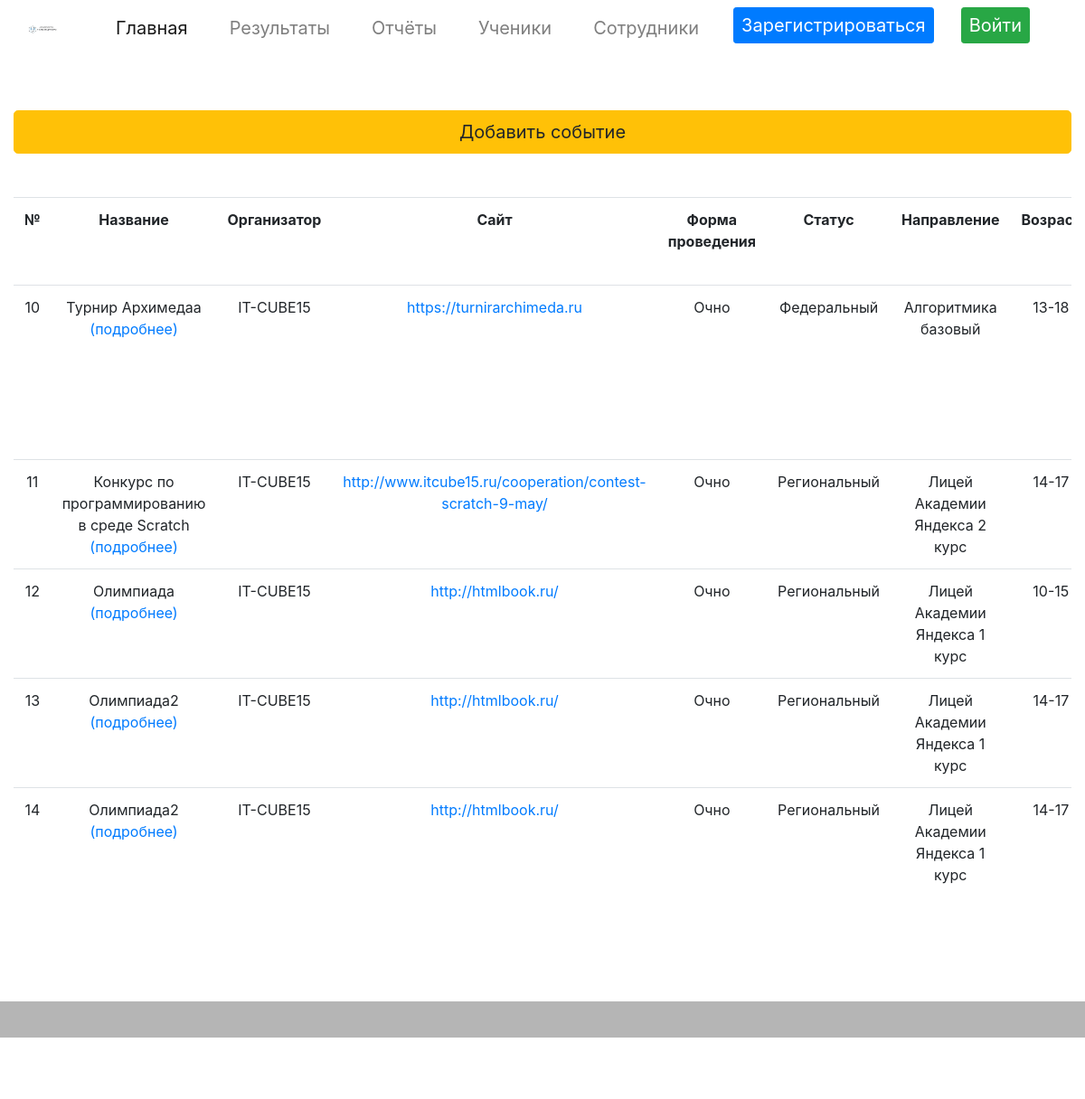
The page / on the database its author committed.
### data/event.py (models this page shows)
class Event(SqlAlchemyBase, UserMixin, SerializerMixin):
    __tablename__ = 'Event'
    id = sqlalchemy.Column(sqlalchemy.Integer,
                           primary_key=True, autoincrement=True)
    Name_of_event = sqlalchemy.Column(sqlalchemy.String, nullable=True)
    Organizer = sqlalchemy.Column(sqlalchemy.String, nullable=True)
    Description = sqlalchemy.Column(sqlalchemy.Text)
    Website = sqlalchemy.Column(sqlalchemy.String, nullable=True)
    Link_to_position = sqlalchemy.Column(sqlalchemy.String, nullable=True)
    Link_to_regestration = sqlalchemy.Column(sqlalchemy.String, nullable=True)
    Form_of_holding = sqlalchemy.Column(sqlalchemy.Integer, sqlalchemy.ForeignKey("Form_of_holding.id"), nullable=True)
    Status = sqlalchemy.Column(sqlalchemy.Integer, sqlalchemy.ForeignKey("Status.id"), nullable=True)
    Direction = sqlalchemy.Column(sqlalchemy.Integer, sqlalchemy.ForeignKey("Directions.id"), nullable=True)
    Age = sqlalchemy.Column(sqlalchemy.String, nullable=True)
    Class = sqlalchemy.Column(sqlalchemy.String, nullable=True)
    Note = sqlalchemy.Column(sqlalchemy.Text)
    Number_of_participants = sqlalchemy.Column(sqlalchemy.Integer, nullable=True)
    direction = orm.relation('Directions')
    participation_employees = orm.relation("Participation_employees", back_populates='event')
    stage_events = orm.relation("Stages_Events", back_populates='event')

class Form_of_Holding(SqlAlchemyBase, UserMixin, SerializerMixin):
    __tablename__ = 'Form_of_holding'
    id = sqlalchemy.Column(sqlalchemy.Integer, primary_key=True, autoincrement=True)
    Form = sqlalchemy.Column(sqlalchemy.String, nullable=True)

class Status(SqlAlchemyBase, UserMixin, SerializerMixin):
    __tablename__ = 'Status'
    id = sqlalchemy.Column(sqlalchemy.Integer, primary_key=True, autoincrement=True)
    Status_name = sqlalchemy.Column(sqlalchemy.String, nullable=True)

### data/direction.py (models this page shows)
class Directions(SqlAlchemyBase, UserMixin, SerializerMixin):
    __tablename__ = 'Directions'
    id = sqlalchemy.Column(sqlalchemy.Integer, primary_key=True, autoincrement=True)
    Direction = sqlalchemy.Column(sqlalchemy.String, nullable=True)
    Note = sqlalchemy.Column(sqlalchemy.Text)
    studies_it_cube = orm.relation("Studies_it_cube", back_populates='direction')
    event = orm.relation("Event", back_populates='direction')

### main.py (the view)
@app.route("/index")
@app.route("/")
def index():
    db_sess = db_session.create_session()
    events = db_sess.query(Event).all()
    empls_partic = db_sess.query(Participation_employees).all()
    empls = db_sess.query(Employees).all()
    status = db_sess.query(Status).all()
    form_of_hold = db_sess.query(Form_of_Holding).all()
    direct = db_sess.query(Directions).all()
    return render_template("index.html", events=events, status=status,
                           form_of_hold=form_of_hold,
                           direct=direct)

### data/db_session.py (called while the page is built)
def create_session() -> Session:
    global __factory
    return __factory()

### templates/index.html (shortened to what this page needs)
{% extends "base.html" %}
{% block content %}
<a href="/add_event" class="btn btn-warning add-event btn-lg" >
    Добавить событие
</a>
<br>
    <br>
<div class="table-responsive">
    <table align="center" class="table table-hover">
        <tr align="center">
            <th>№</th>
            <th>Название</th>
            <th>Организатор</th>
            <th>Сайт</th>
            <th>Форма проведения</th>
            <th>Статус </th>
            <th>Направление</th>
            <th>Возраст</th>
        </tr>
        {% for event in events %}
            <tr align="center">
                    <td>{{ event.id }}</td>
                <td>{{ event.Name_of_event }} <a href="event_more/{{ event.id }}"> (подробнее)</a></td>
                    <td>{{ event.Organizer }}</td>
                    <td><a href="{{ event.Website }}" target="_blank">{{ event.Website }}</a></td>
                    {% for form_hold in form_of_hold %}
                        {% if form_hold.id == event.Form_of_holding %}
                            <td class="form_of_holding">{{ form_hold.Form }}</td>
                        {% endif %}
                    {% endfor %}
                    {% for stat in status %}
                        {% if stat.id == event.Status %}
                            <td>{{ stat.Status_name }}</td>
                        {% endif %}
                    {% endfor %}
                    {% for direction in direct %}
                        {% if direction.id == event.Direction %}
                            <td>{{ direction.Direction }}</td>
                        {% endif %}
                    {% endfor %}
                    <td>{{ event.Age }}</td>
            </tr>
        {% endfor %}
    </table>
</div>
{% endblock %}

### static/css/style.css (style rules this page uses)
.form_of_holding { margin-right: 10px; }
.add-event { display: flex; justify-content: center; }

### rows shown on the page
Event: id "10", Name_of_event "Турнир Архимедаa", Organizer "IT-CUBE15", Website "https://turnirarchimeda.ru", Age "13-18"
Form_of_Holding: Form "Очно"
Status: Status_name "Федеральный"
Directions: Direction "Алгоритмика базовый"
Event: id "11", Name_of_event "Конкурс по программированию в среде Scratch", Organizer "IT-CUBE15", Website "http://www.itcube15.ru/cooperation/contest-scratch-9-may/", Age "14-17"
Status: Status_name "Региональный"
Directions: Direction "Лицей Академии Яндекса 2 курс"
Event: id "12", Name_of_event "Олимпиада", Organizer "IT-CUBE15", Website "http://htmlbook.ru/", Age "10-15"
Directions: Direction "Лицей Академии Яндекса 1 курс"
Event: id "13", Name_of_event "Олимпиада2", Organizer "IT-CUBE15", Website "http://htmlbook.ru/", Age "14-17"
Event: id "14", Name_of_event "Олимпиада2", Organizer "IT-CUBE15", Website "http://htmlbook.ru/", Age "14-17"
